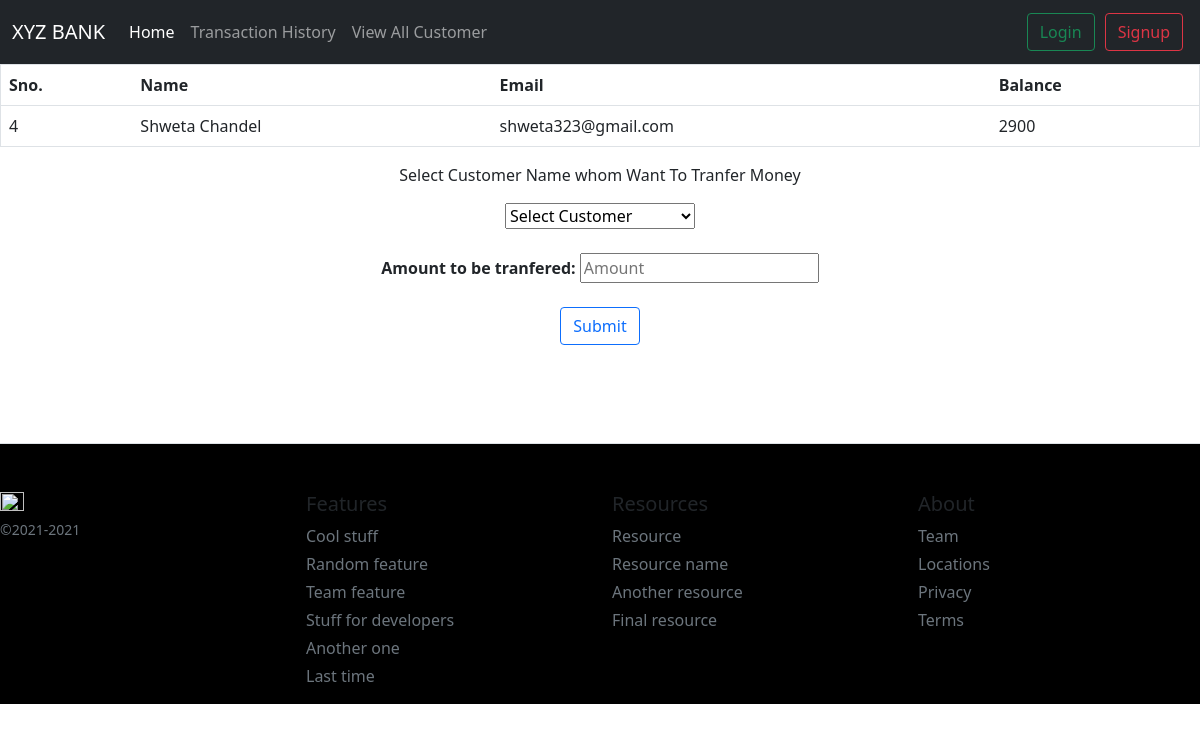
Screenshot of /transfermoney.php/?Id=4 with the database file from the repository.
### tables this page shows
CREATE TABLE `bank_table` (
  `Customer_id` int(10) NOT NULL,
  `Customer_Name` varchar(20) NOT NULL,
  `Customer_Email` varchar(30) NOT NULL,
  `Current_Balance` int(10) NOT NULL
);

### transfermoney.php (the view, shortened to what this page needs)
<!DOCTYPE html>
<html lang="en">
<head>
    <link href="https://cdn.jsdelivr.net/npm/bootstrap@5.0.1/dist/css/bootstrap.min.css" rel="stylesheet"
>
</head>
<body>
<header>
    <nav class="navbar navbar-expand-lg  navbar-dark bg-dark " >
      <div class="container-fluid">
        <a class="navbar-brand" href="http://localhost/index.php/">XYZ BANK</a>
        <div class="collapse navbar-collapse" id="navbarSupportedContent">
          <ul class="navbar-nav me-auto mb-2 mb-lg-0">
            <li class="nav-item">
              <a class="nav-link active" aria-current="page" href="http://localhost/index.php/">Home</a>
            </li>
            <li class="nav-item">
            <a class="nav-link" href="https://localhost/transactionhistory.php/">Transaction History</a>
            </li>
            <li class="nav-item">
              <a class="nav-link " href="https://localhost/viewallcustomer.php/">View All Customer</a>
            </li>
            <li class="nav-item">
              <a class="nav-link disabled" href="#" tabindex="-1" aria-disabled="true"></a>
            </li>
          </ul>
          <form class="d-flex">
            <button class="btn btn-outline-success stylebutton mm" type="submit">Login </button>
            <button class="btn btn-outline-danger stylebutton mm" type="submit"> Signup</button>
          </form>
        </div>
      </div>
    </nav>
  </header>
  <main>
    <center>
    <?php
      $passno = $_GET['Id'];
    ?>
<form action="https://localhost/moneyhistory.php?Id=<?php echo $passno ?>" method="post">
<div id= "container">
    <table class="table table-responsive" border="1" align="center">
     <tr>
         <th>Sno.</th>
         <th>Name</th>
         <th>Email</th>
         <th>Balance</th>
     </tr>
<?php
$servername = "localhost";
$username = "root";
$password = "";
$dbname = "bank";
$conn = new mysqli($servername, $username, $password, $dbname);
   $kk = $_GET['Id'];
   $sql = "SELECT * FROM `bank_table` WHERE `Customer_id`=".$kk;
          $result = mysqli_query($conn,$sql);
          $resultcheck = mysqli_num_rows($result);
   if ($resultcheck > 0){
     while($row = mysqli_fetch_assoc($result)){
      echo"<tr>";
      echo"<td>".$kk."</td>";
      echo "<td>".$row['Customer_Name']."</td>";
      echo "<td>".$row['Customer_Email']."</td>";
      echo "<td >".$row['Current_Balance']."</td>";
      echo"</tr>";
     }
   }
?>
</table>
<p>Select Customer Name whom Want To Tranfer Money</p>
<select id="person2" name="person2" required>
    <option value="">Select Customer</option>
	 </select>
     <br><br>
	<b>Amount to be tranfered:</b>
	  <input class=" btn-outline- " type="Amount" name="amount" placeholder="Amount" id="myInput" required ><BR><br>
      <input class="btn btn-outline-primary stylebutton " type="Submit" name="Submit" value="Submit">
</form>
        </center>
</main>
<footer class="pt-4 my-md-5 pt-md-5 border-top">
      <div class="row">
        <div class="col-12 col-md">
          <img class="mb-2" src="https://cdn.pixabay.com/photo/2013/07/12/19/32/rupees-154955_1280.png" alt="" width="24" height="19">
          <small class="d-block mb-3 text-muted">©2021-2021</small>
        </div>
        <div class="col-6 col-md">
          <h5>Features</h5>
          <ul class="list-unstyled text-small">
            <li class="mb-1"><a class="link-secondary text-decoration-none" href="#">Cool stuff</a></li>
            <li class="mb-1"><a class="link-secondary text-decoration-none" href="#">Random feature</a></li>
            <li class="mb-1"><a class="link-secondary text-decoration-none" href="#">Team feature</a></li>
            <li class="mb-1"><a class="link-secondary text-decoration-none" href="#">Stuff for developers</a></li>
            <li class="mb-1"><a class="link-secondary text-decoration-none" href="#">Another one</a></li>
            <li class="mb-1"><a class="link-secondary text-decoration-none" href="#">Last time</a></li>
          </ul>
        </div>
        <div class="col-6 col-md">
          <h5>Resources</h5>
          <ul class="list-unstyled text-small">
            <li class="mb-1"><a class="link-secondary text-decoration-none" href="#">Resource</a></li>
            <li class="mb-1"><a class="link-secondary text-decoration-none" href="#">Resource name</a></li>
            <li class="mb-1"><a class="link-secondary text-decoration-none" href="#">Another resource</a></li>
            <li class="mb-1"><a class="link-secondary text-decoration-none" href="#">Final resource</a></li>
          </ul>
        </div>
        <div class="col-6 col-md">
          <h5>About</h5>
          <ul class="list-unstyled text-small">
            <li class="mb-1"><a class="link-secondary text-decoration-none" href="#">Team</a></li>
            <li class="mb-1"><a class="link-secondary text-decoration-none" href="#">Locations</a></li>
            <li class="mb-1"><a class="link-secondary text-decoration-none" href="#">Privacy</a></li>
            <li class="mb-1"><a class="link-secondary text-decoration-none" href="#">Terms</a></li>
          </ul>
        </div>
      </div>
    </footer>
</body>
</html>

### transfermoney.php (style rules this page uses)
.mm { margin: 5px; }
footer { background-color: black; position: relative; bottom: -50px; }

### rows the page displays
bank_table: Customer_Name "Shweta Chandel", Customer_Email "shweta323@gmail.com", Current_Balance "2900"
